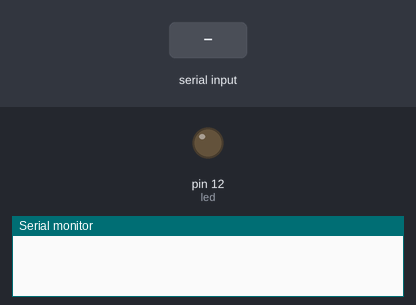
This sketch was run on a simulated Arduino Uno, built with avr-gcc and run on an emulated ATmega328P. On the bench: output pins drawn as LEDs (lit = HIGH), the last lines printed to the serial monitor. The inputs (shaded band) are chosen by the test bench.

Above: at 1.2 s.
1.3 s: "1" received over Serial
At 1.9 s:
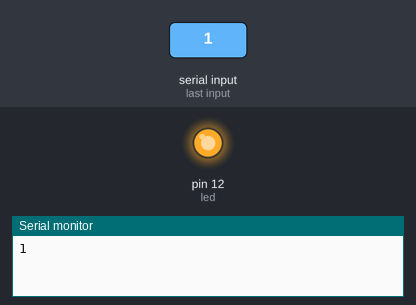
2.8 s: "0" received over Serial
At 4.2 s:
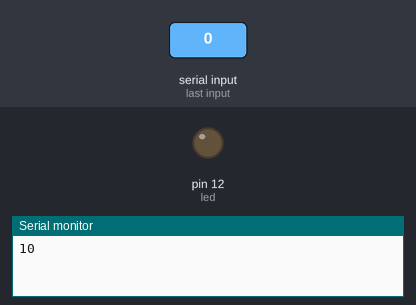
Timing chart, 0 to 5.8 s (numbered marks = the images above; inputs shaded):
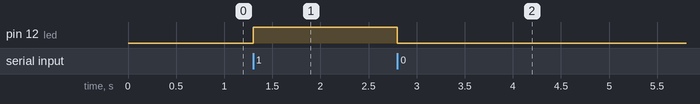

The sketch:

sketch_may05a.ino
```cpp
char serialData;
int led=12;
void setup() {
  // put your setup code here, to run once:
  pinMode(led,OUTPUT);
  Serial.begin(9600);

}

void loop() {
  if(Serial.available()>0){
    serialData=Serial.read();
    Serial.print(serialData);

    if(serialData=='1'){
      digitalWrite(led,HIGH);
      delay(1000);}
    else if(serialData =='0'){
      digitalWrite(led,LOW);
      delay(1000);}
    }
}
```

Measured:
- after the input at 1.3 s, pin 12 (led): LOW → HIGH at once
- after the input at 2.8 s, pin 12 (led): HIGH → LOW at once
